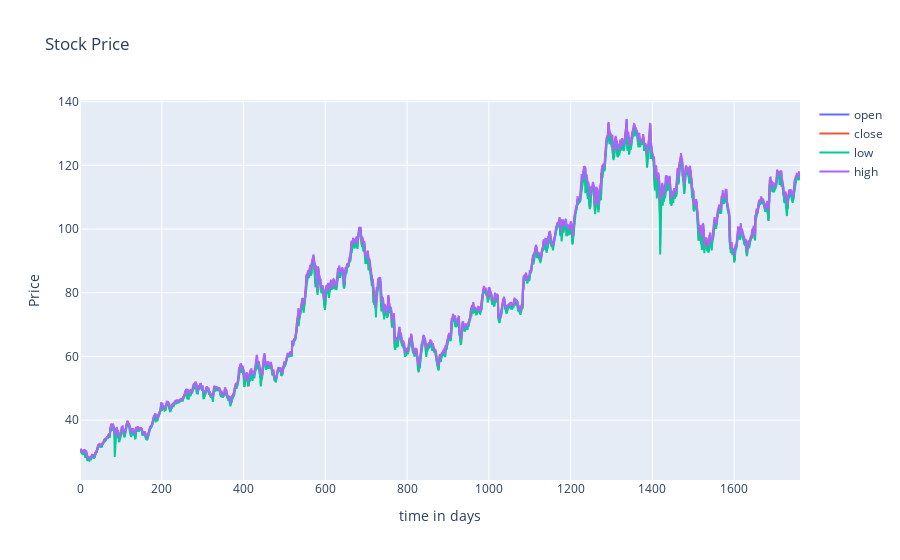

The notebook cell this image was saved under:
### Code cell
fig = go.Figure()
fig.add_trace(go.Scatter(y= data[data.symbol == 'AAPL'].open.values,name='open'),)
fig.add_trace(go.Scatter(y= data[data.symbol == 'AAPL'].close.values,name='close'))
fig.add_trace(go.Scatter(y= data[data.symbol == 'AAPL'].low.values,name='low'))
fig.add_trace(go.Scatter(y= data[data.symbol == 'AAPL'].high.values,name='high'))
fig.update_layout(title="Stock Price",xaxis_title="time in days",  yaxis_title="Price")
fig.show()

### Figure 1 — Plotly figure (JSON) as saved in the notebook; plotly's stock layout.template omitted (floating-point values rounded to 4 significant figures; data arrays with more than 128 entries replaced by an {"elided": "..."} marker saying what was removed)
{"data": [{"name": "open", "type": "scatter", "y": {"elided": "1762 float values"}}, {"name": "close", "type": "scatter", "y": {"elided": "1762 float values"}}, {"name": "low", "type": "scatter", "y": {"elided": "1762 float values"}}, {"name": "high", "type": "scatter", "y": {"elided": "1762 float values"}}], "layout": {"title": {"text": "Stock Price"}, "xaxis": {"title": {"text": "time in days"}}, "yaxis": {"title": {"text": "Price"}}}}
